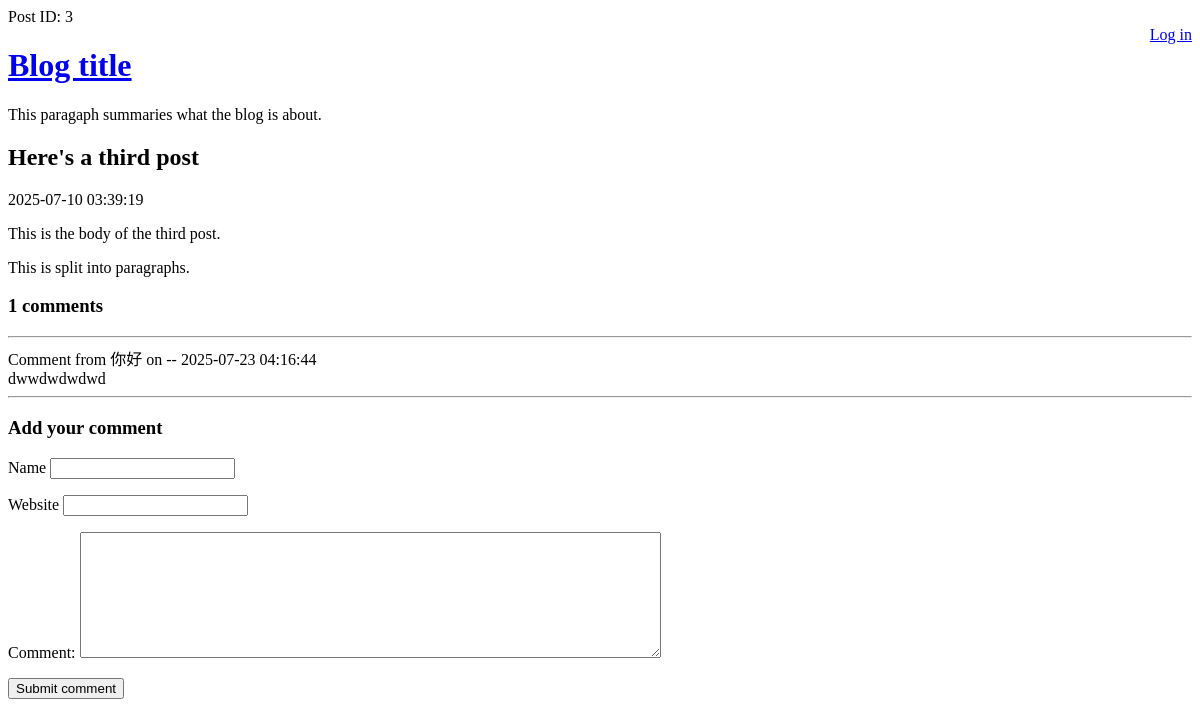
The app's page /view-post.php?post_id=3, older data.
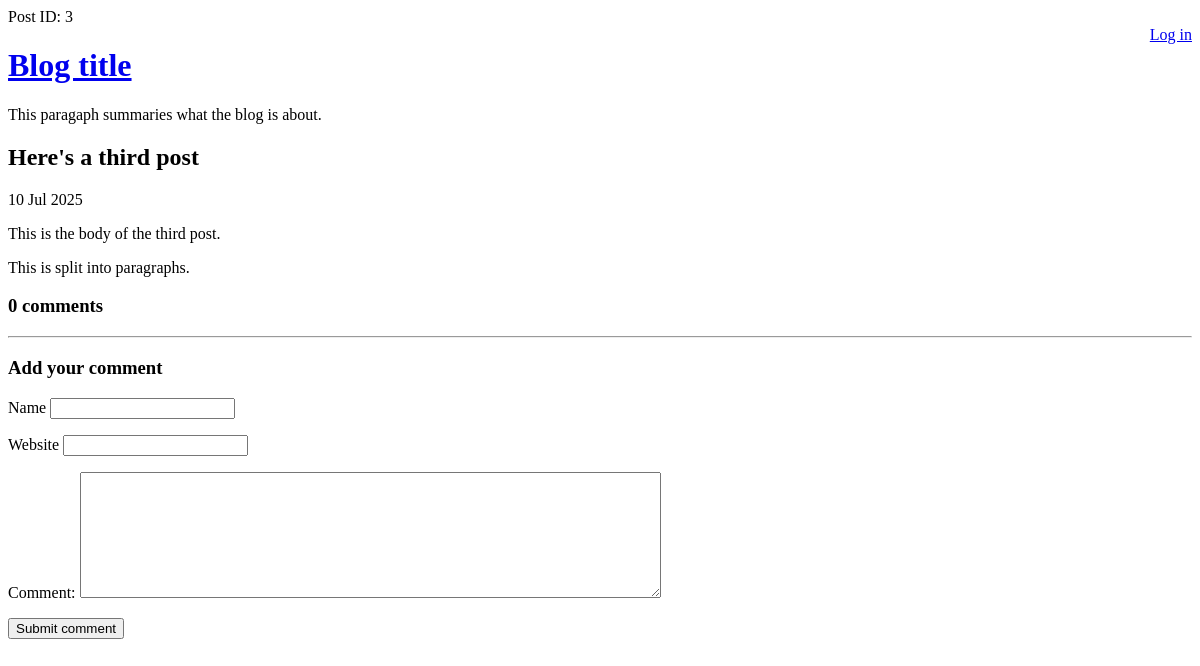
The same page, newer data.
### tables this page shows
CREATE TABLE post (
    id INTEGER PRIMARY KEY AUTOINCREMENT NOT NULL,
    title VARCHAR NOT NULL,
    body VARCHAR NOT NULL,
    user_id INTEGER NOT NULL,
    created_at VARCHAR NOT NULL,
    updated_at VARCHAR
);

CREATE TABLE comment (
    id INTEGER PRIMARY KEY AUTOINCREMENT NOT NULL,
    post_id INTEGER NOT NULL,
    created_at VARCHAR NOT NULL,
    name VARCHAR NOT NULL,
    website VARCHAR,
    text VARCHAR NOT NULL
);

### lib/view-post.php (called while the page is built, shortened)
<?php
function  getPostRow(PDO $pdo,$postid){
    $stmt =$pdo->prepare(
        '
        SELECT
        title,created_at,body
        FROM post
        WHERE id=:id
        '
    );
    $result =$stmt->execute(array('id'=>$postid),);
    $row = $stmt->fetch(PDO::FETCH_ASSOC);
    return $row;
}
?>

### view-post.php (the view, shortened to what this page needs)
<?php
require_once 'lib/common.php';
require_once 'lib/view-post.php';
if (isset($_GET['post_id'])) {
    $post_id = $_GET['post_id'];
} else {
    $post_id = 0;
}
echo 'Post ID: ' . $post_id . '<br>';
$pdo=getPDO();
$row=getPostRow($pdo, $post_id);
?>
<!DOCTYPE html>
<html lang="en">
<head>
</head>
<body>
<?php require "templates/title.php"  ?>
<h2>
    <?php echo htmlEscape($row['title']) ?>
</h2>
<div>
    <?php echo convertSqlDate($row['created_at'])?>
    </div>
    <p>
        <?php echo convertNewLinesToParagraphs($row['body']) ?>
    </p>
    <h3><?php echo countCommentsForPost($post_id) ?> comments</h3>
    <?php foreach (getCommentsForPost($post_id) as $comment):    ?>
         <hr/>
         <div class="comment">
            <div class="comment-meta">
                Comment from
                <?php echo htmlEscape($comment['name']) ?>
                on --
                <?php echo convertSqlDate($comment['created_at'])?>
            </div>
        <div class="comment-body">
          <?php echo htmlEscape($comment['text']) ?>
    </div>
       <?php endforeach; ?>
       <?php require 'templates/comment-form.php';?>
</body>
</html>

### lib/common.php (shortened to what this page needs)
<?php
function getROOtPath(){
    return realpath(__DIR__.'/..');
}
function getDatabasePath(){
    return getROOtPath().'/data/data.sqlite';
}
function getDsn(){
    return 'sqlite:' .getDatabasePath();
}
function getPDO(){
return new PDO(getDsn());
}
function htmlEscape($html)
{
    return htmlspecialchars($html, ENT_HTML5, 'UTF-8');
}
function convertSqlDate($sqlDate)
{
    $date = DateTime::createFromFormat('!Y-m-d', $sqlDate);
    if ($date === false) {
        return $sqlDate;
    }
    return $date->format('d M Y');
}
function countCommentsForPost($postId){
$pdo=getPDO();
$sql="
SELECT
COUNT(*) c
FROM  comment
WHERE post_id=:post_id
";
$stmt=$pdo->prepare($sql);
$stmt->execute(array('post_id'=>$postId));
return (int) $stmt->fetchColumn();
}
function getCommentsForPost($postId){
    $pdo = getPDO();
    $sql = "
    SELECT
    id, name, text, created_at, website
    FROM comment
    WHERE post_id = :post_id
    ";
    $stmt = $pdo->prepare($sql);
    $result = $stmt->execute(array('post_id' => $postId,));
    return $stmt->fetchAll(PDO::FETCH_ASSOC);
}
function convertNewLinesToParagraphs($text){
    $escaped=htmlEscape($text);
    return '<p>'.str_replace("\n","<p></p>",$escaped).'</p>';
}
?>

Row changes from the older to the newer data that the page shows:
removed comment: name "你好", created_at "2025-07-23 04:16:44", text "dwwdwdwdwd"
changed post "Here's a third post": created_at "2025-07-10 03:39:19" → "10 Jul 2025"
Text that changed along with them:
countCommentsForPost($post_id): "1" → "0"
